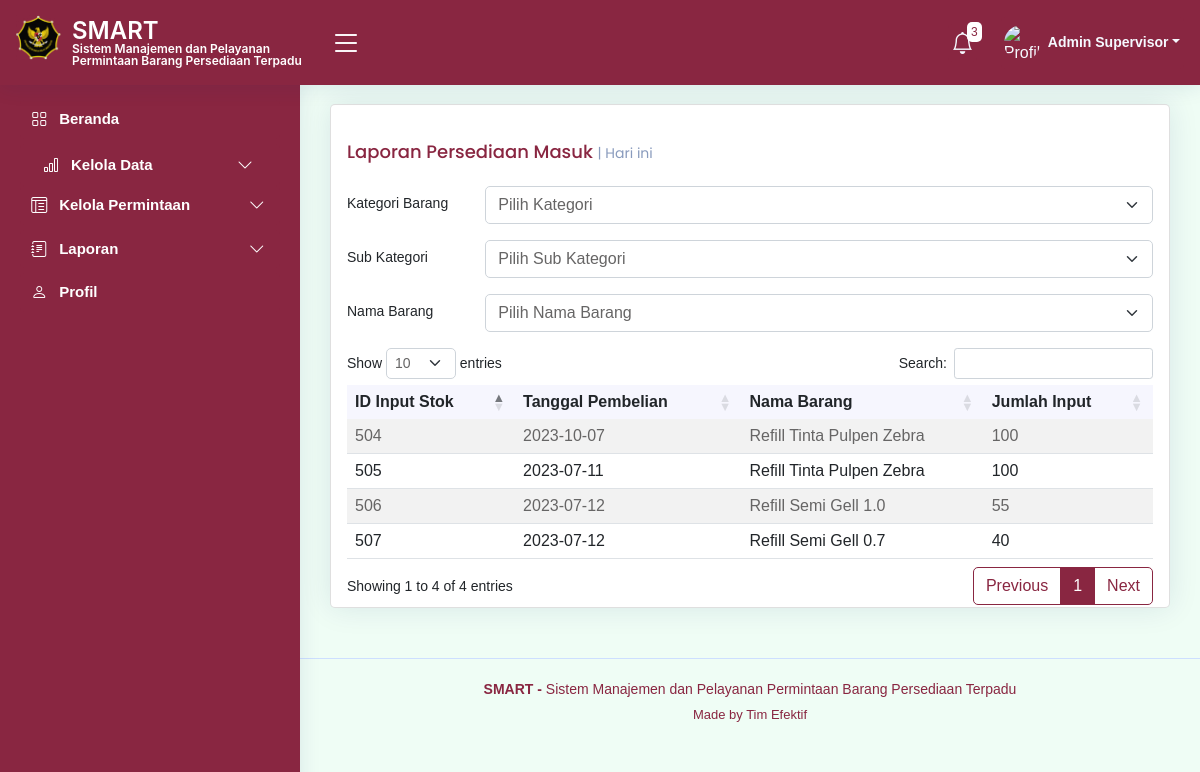
Screenshot of /laporanPersediaan.php (signed in) with the database file from the repository.
### tables this page shows
CREATE TABLE `tb_input_stok` (
  `id_input_stok` int(11) NOT NULL,
  `id_user` int(11) NOT NULL,
  `id_barang` int(25) NOT NULL,
  `tgl_pembelian` date NOT NULL,
  `jumlah_input` int(20) NOT NULL
);

CREATE TABLE `tb_barang` (
  `id_barang` int(25) NOT NULL,
  `kode_barang` int(25) NOT NULL,
  `id_kategori` int(25) NOT NULL,
  `nama_sub_kategori` varchar(25) NOT NULL,
  `nama` varchar(25) NOT NULL,
  `deskripsi` varchar(200) NOT NULL,
  `gambar` blob DEFAULT NULL,
  `tgl_masuk` date NOT NULL,
  `stok_minimal` int(11) NOT NULL
);

### notif_functions.php (called while the page is built, shortened)
<?php
function getBarangHampirHabis($con) {
    $query = "SELECT tb_barang.nama, tb_barang.stok_minimal, tb_cek_stok.jumlah_stok_akhir
              FROM tb_barang
              INNER JOIN tb_cek_stok ON tb_barang.id_barang = tb_cek_stok.id_barang";
    $result = mysqli_query($con, $query);
    $notifications = array();
    if (mysqli_num_rows($result) > 0) {
        while ($row = mysqli_fetch_assoc($result)) {
            $stok_minimal = $row['stok_minimal'];
            $jumlah_stok_akhir = $row['jumlah_stok_akhir'];
        }
    }
    return $notifications;
}
function getBarangStokMinimal($con) {
    $query = "SELECT tb_barang.nama, tb_barang.stok_minimal, tb_cek_stok.jumlah_stok_akhir
              FROM tb_barang
              INNER JOIN tb_cek_stok ON tb_barang.id_barang = tb_cek_stok.id_barang";
    $result = mysqli_query($con, $query);
    $notifications = array();
    if (mysqli_num_rows($result) > 0) {
        while ($row = mysqli_fetch_assoc($result)) {
            $nama = $row['nama'];
            $stok_minimal = $row['stok_minimal'];
            $jumlah_stok_akhir = $row['jumlah_stok_akhir'];
            if ($jumlah_stok_akhir <= $stok_minimal) {
                $notifications[] = "Stok Barang $nama sudah mencapai jumlah stok minimal";
            }
        }
    }
    return $notifications;
}
?>

### laporanPersediaan.php (the view, shortened to what this page needs)
<?php
$namaLengkap = $_SESSION['nama_lengkap'];
?>
<!DOCTYPE html>
<html lang="en">
<head>
  <link href="assets/vendor/bootstrap/css/bootstrap.min.css" rel="stylesheet">
  <link href="assets/vendor/bootstrap-icons/bootstrap-icons.css" rel="stylesheet">
  <link href="assets/vendor/boxicons/css/boxicons.min.css" rel="stylesheet">
  <link href="assets/vendor/quill/quill.snow.css" rel="stylesheet">
  <link href="assets/vendor/quill/quill.bubble.css" rel="stylesheet">
  <link href="assets/vendor/remixicon/remixicon.css" rel="stylesheet">
  <link href="assets/vendor/simple-datatables/style.css" rel="stylesheet">
  <link rel="stylesheet" href="https://cdnjs.cloudflare.com/ajax/libs/twitter-bootstrap/5.2.0/css/bootstrap.min.css">
  <link rel="stylesheet" href="https://cdn.datatables.net/1.13.4/css/dataTables.bootstrap5.min.css">
  <link href="https://cdnjs.cloudflare.com/ajax/libs/font-awesome/5.10.0/css/all.min.css" rel="stylesheet">
  <link href="https://cdn.jsdelivr.net/npm/bootstrap-icons@1.4.1/font/bootstrap-icons.css" rel="stylesheet">
  <link href="assets/css/style.css" rel="stylesheet">
  <link href="assets/css/bootstrap.min.css" rel="stylesheet">
</head>
<body>
  <header id="header" class="header fixed-top d-flex align-items-center">
    <div class="d-flex align-items-center justify-content-between">
      <a href="index.html" class="logo d-flex align-items-center">
        <img src="assets/img/logo2.png" alt="">
        <span class="htsimpan">SMART<br>
          <tb class="tbsmart">Sistem Manajemen dan Pelayanan Permintaan Barang Persediaan Terpadu</tb></span>
      </a>
      <i class="bi bi-list toggle-sidebar-btn"></i>
    </div>
    <nav class="header-nav ms-auto">
      <ul class="d-flex align-items-center">
      <?php
      require_once 'koneksi.php';
      require_once 'notif_functions.php';
      $con = db_connect();
      $barangHampirHabis = getBarangHampirHabis($con);
      $barangStokMinimal = getBarangStokMinimal($con);
      $totalNotifikasi = count($barangHampirHabis) + count($barangStokMinimal);
      ?>
      <li class="nav-item dropdown">
        <a class="nav-link nav-icon" href="#" data-bs-toggle="dropdown">
          <i class="bi bi-bell"></i>
          <span class="badge bg-primary badge-number"><?php echo $totalNotifikasi; ?></span>
        </a>
      </li>
        <li class="nav-item dropdown pe-3">
          <a class="nav-link nav-profile d-flex align-items-center pe-0" href="#" data-bs-toggle="dropdown">
            <img src="assets/img/profile-img.jpg" alt="Profile" class="rounded-circle">
            <span class="d-none d-md-block dropdown-toggle ps-2"><?php echo $namaLengkap; ?></span>
          </a>
        </li>
      </ul>
    </nav>
  </header>
 <aside id="sidebar" class="sidebar">
<ul class="sidebar-nav" id="sidebar-nav">
  <li class="nav-item">
    <a class="nav-link " href="index.php">
      <i class="bi bi-grid"></i>
      <span>Beranda</span>
    </a>
  </li>
  <a class="nav-link collapsed" data-bs-target="#tables-nav" data-bs-toggle="collapse" href="#">
    <i class="bi bi-bar-chart"></i><span></span>Kelola Data</span><i class="bi bi-chevron-down ms-auto"></i>
  </a>
  <li class="nav-item">
        <a class="nav-link collapsed" data-bs-target="#icons-nav" data-bs-toggle="collapse" href="#">
          <i class="bi bi-layout-text-window-reverse"></i><span>Kelola Permintaan</span><i class="bi bi-chevron-down ms-auto"></i>
        </a>
      </li>
  <li class="nav-item">
    <a class="nav-link collapsed" data-bs-target="#forms-nav" data-bs-toggle="collapse" href="#">
      <i class="bi bi-journal-text"></i><span>Laporan</span><i class="bi bi-chevron-down ms-auto"></i>
    </a>
  </li>
  <li class="nav-item">
    <a class="nav-link collapsed" href="profil.php">
      <i class="bi bi-person"></i>
      <span>Profil</span>
    </a>
  </li>
</ul>
</aside>
  <main id="main" class="main">
    <section class="section dashboard">
      <div class="row">
                      <div class="col-12">
              <div class="card top-selling overflow-auto">
                <div class="card-body pb-0">
                  <h5 class="card-title">Laporan Persediaan Masuk <span>| Hari ini</span></h5>
                  <div class="row mb-3">
                    <label for="kategori" class="col-sm-2 col-form-label">Kategori Barang</label>
                    <div class="col-sm-10">
                      <select class="form-select" name="kategori" id="kategori" required>
                        <option value="">Pilih Kategori</option>
                      </select>
                    </div>
                  </div>
                  <div class="row mb-3">
                    <label for="sub_kategori" class="col-sm-2 col-form-label">Sub Kategori</label>
                    <div class="col-sm-10">
                      <select class="form-select" name="sub_kategori" id="sub_kategori" required>
                        <option value="">Pilih Sub Kategori</option>
                      </select>
                    </div>
                  </div>
                  <div class="row mb-3">
                    <label for="nama_barang" class="col-sm-2 col-form-label">Nama Barang</label>
                    <div class="col-sm-10">
                      <select class="form-select" name="nama" id="nama" required>
                        <option value="">Pilih Nama Barang</option>
                      </select>
                    </div>
                  </div>
                  <table id="example" class="table table-striped" style="width:100%">
                    <thead>
                      <tr>
                        <th>ID Input Stok</th>
                        <th>Tanggal Pembelian</th>
                        <th>Nama Barang</th>
                        <th>Jumlah Input</th>
                      </tr>
                    </thead>
                    <tbody>
                      <?php
                      $con = db_connect();
                      $query = "SELECT tb_input_stok.id_input_stok, tb_input_stok.tgl_pembelian, tb_barang.nama, tb_input_stok.jumlah_input
                                FROM tb_input_stok
                                JOIN tb_barang ON tb_input_stok.id_barang = tb_barang.id_barang";
                      $result = mysqli_query($con, $query);
                      while ($row = mysqli_fetch_assoc($result)) {
                        echo "<tr>";
                        echo "<td>" . $row['id_input_stok'] . "</td>";
                        echo "<td>" . $row['tgl_pembelian'] . "</td>";
                        echo "<td>" . $row['nama'] . "</td>";
                        echo "<td>" . $row['jumlah_input'] . "</td>";
                        echo "</tr>";
                      }
                      ?>
                    </tbody>
                  </table>
                </div>
              </div>
            </div>
      </div>
    </section>
  </main>
<footer id="footer" class="footer">
    <div class="copyright">
      <strong>  SMART - </strong> <span>Sistem Manajemen dan Pelayanan Permintaan Barang Persediaan Terpadu</span>
    </div>
    <div class="credits">
      Made by <a>Tim Efektif</a>
    </div>
  </footer>
</body>
</html>

### assets/css/style.css (style rules this page uses)
:root { scroll-behavior: smooth; }
body { font-family: "Open Sans", sans-serif; background: #f6f9ff; color: #444444; }
a { color: #892641; text-decoration: none; }
h1, h2, h3, h4, h5, h6 { font-family: "Nunito", sans-serif; }
#main { margin-top: 60px; padding: 20px 30px; transition: all 0.3s; }
.card { margin-bottom: 30px; border: none; border-radius: 5px; box-shadow: 0px 0 30px rgba(1, 41, 112, 0.1); }
.card-title { padding: 20px 0 15px 0; font-size: 18px; font-weight: 500; color: #892641; font-family: "Poppins", sans-serif; }
.card-title span { color: #899bbd; font-size: 14px; font-weight: 400; }
.card-body { padding: 0 20px 20px 20px; }
.logo { line-height: 1; }
@media (min-width: 1200px) { .logo { width: 300px; } }
.logo img { position: relative; top: -5px; left: -4px; max-height: 45px; margin-right: 7px; }
.logo span { font-size: 24px; font-weight: 600; color: #fff; font-family: "Inter", sans-serif; }
.header { transition: all 0.5s; z-index: 997; height: 85px; box-shadow: 0px 2px 20px rgba(1, 41, 112, 0.1); background-color: #fff; padding-left: 20px; }
.header .toggle-sidebar-btn { font-size: 32px; padding-left: 10px; cursor: pointer; color: #fff; }
.header-nav ul { list-style: none; }
.header-nav > ul { margin: 0; padding: 0; }
.header-nav .nav-link { color: #fff; transition: 0.3; background: #892641; border-radius: 4px; }
.header-nav .nav-icon { font-size: 22px; color: #f6f9ff; margin-right: 24px; position: relative; }
.header-nav .nav-profile { color: #f6f9ff; }
.header-nav .nav-profile img { max-height: 36px; max-width: 36px; }
.header-nav .nav-profile span { font-size: 14px; font-weight: 600; }
.header-nav .badge-number { position: absolute; inset: -2px -5px auto auto; font-weight: normal; font-size: 12px; padding: 4px 4px; background-color: #f6f9ff; }
.header-nav .dropdown-toggle { padding-right: 4px; }
.sidebar { position: fixed; top: 80px; left: 0; bottom: 0; width: 300px; z-index: 996; transition: all 0.3s; padding: 20px; overflow-y: auto; scrollbar-width: thin; scrollbar-color: #aab7cf transparent; box-shadow: 0px 0px 20px rgba(1, 41, 112, 0.1); background-color: #fff; }
@media (min-width: 1200px) { #main, #footer { margin-left: 300px; } }
.sidebar-nav { padding: 0; margin: 0; list-style: none; }
.sidebar-nav li { padding: 0; margin: 0; list-style: none; }
.sidebar-nav .nav-item { margin-bottom: 5px; }
.sidebar-nav .nav-link { display: flex; align-items: center; font-size: 15px; font-weight: 600; color: #fff; transition: 0.3; background: #892641; padding: 10px 15px; border-radius: 4px; }
.sidebar-nav .nav-link i { font-size: 16px; color: #fff; padding: 0 12px 0 8px; }
.sidebar-nav .nav-link.collapsed { color: #fff; background: #892641; }
.sidebar-nav .nav-link.collapsed i { color: #fff; }
.sidebar-nav .nav-link .bi-chevron-down { margin-right: 0; transition: transform 0.2s ease-in-out; }
.dashboard .top-selling { font-size: 14px; }
.dashboard .top-selling .table thead { background: #f6f6fe; }
.dashboard .top-selling .table thead th { border: 0; }
.dashboard .top-selling .table tbody td { vertical-align: middle; }
.footer { padding: 20px 0; font-size: 14px; transition: all 0.3s; border-top: 1px solid #cddfff; }
.footer .copyright { text-align: center; color: #892641; }
.footer .credits { padding-top: 5px; text-align: center; font-size: 13px; color: #892641; }

### laporanPersediaan.php (style rules this page uses)
.header { background-color: #892641; }
.sidebar { background-color: #892641; }
.tbsmart { font-size: 12px; margin-bottom: 0; font-weight: 600; color: #ffffff; }

### rows the page displays
tb_input_stok: id_input_stok "504", tgl_pembelian "2023-10-07", id_barang.nama "Refill Tinta Pulpen Zebra", jumlah_input "100"
tb_input_stok: id_input_stok "505", tgl_pembelian "2023-07-11", id_barang.nama "Refill Tinta Pulpen Zebra", jumlah_input "100"
tb_input_stok: id_input_stok "506", tgl_pembelian "2023-07-12", id_barang.nama "Refill Semi Gell 1.0", jumlah_input "55"
tb_input_stok: id_input_stok "507", tgl_pembelian "2023-07-12", id_barang.nama "Refill Semi Gell 0.7", jumlah_input "40"

### other values shown
$totalNotifikasi "3"
$namaLengkap "Admin Supervisor"
